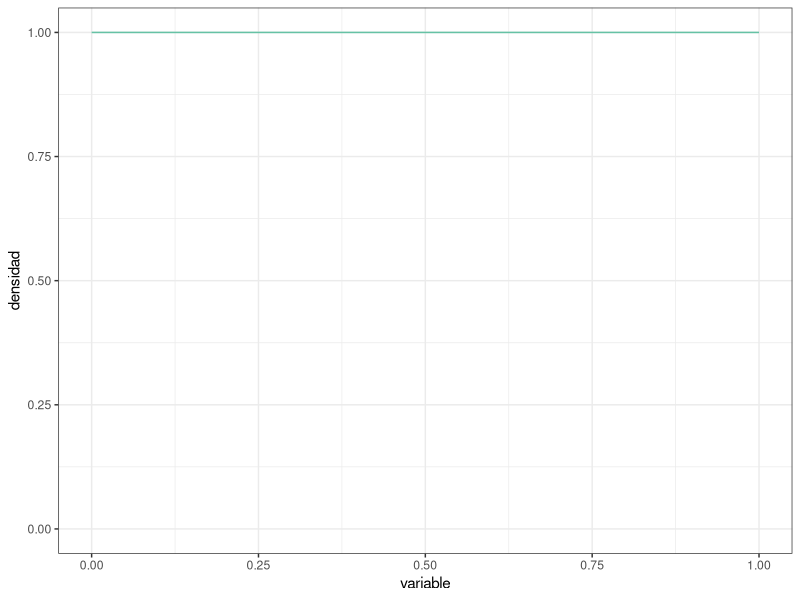
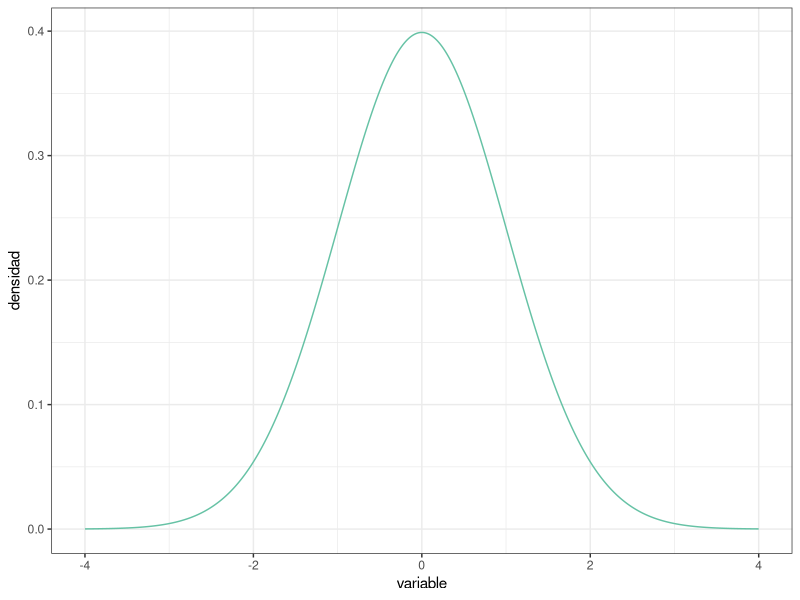
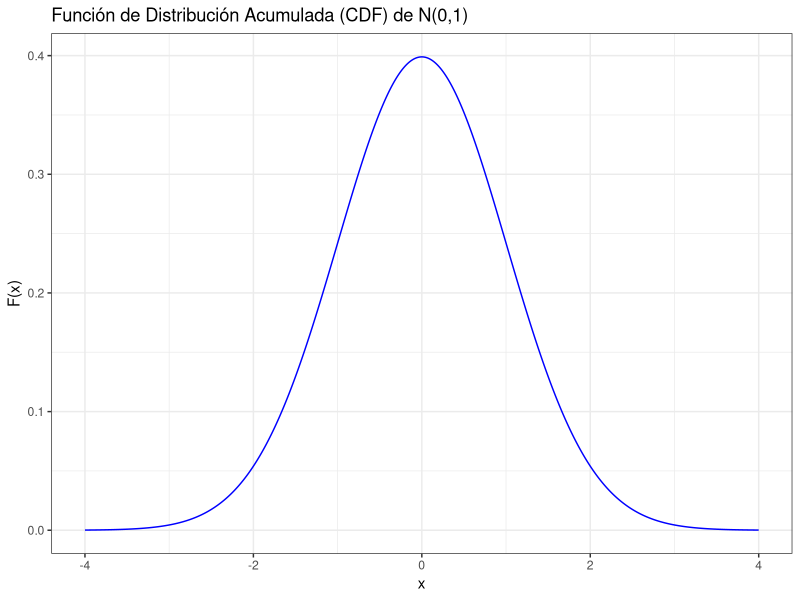
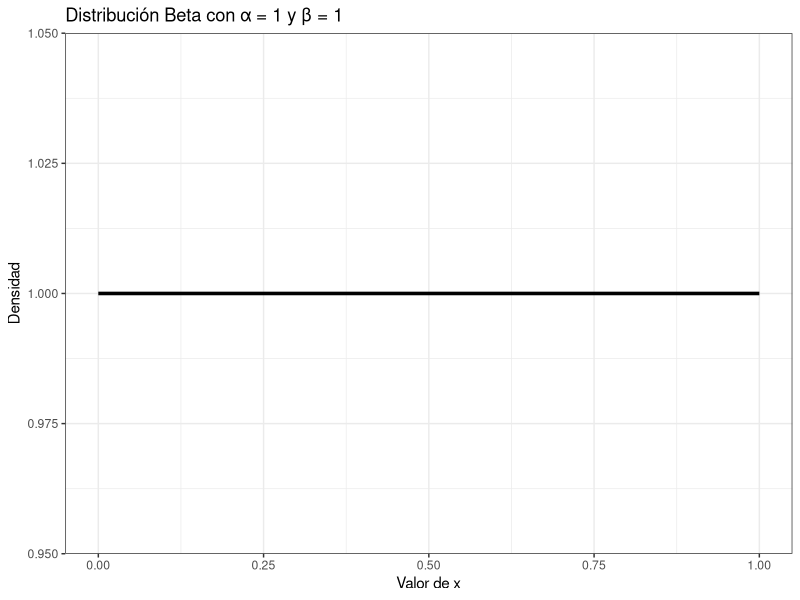
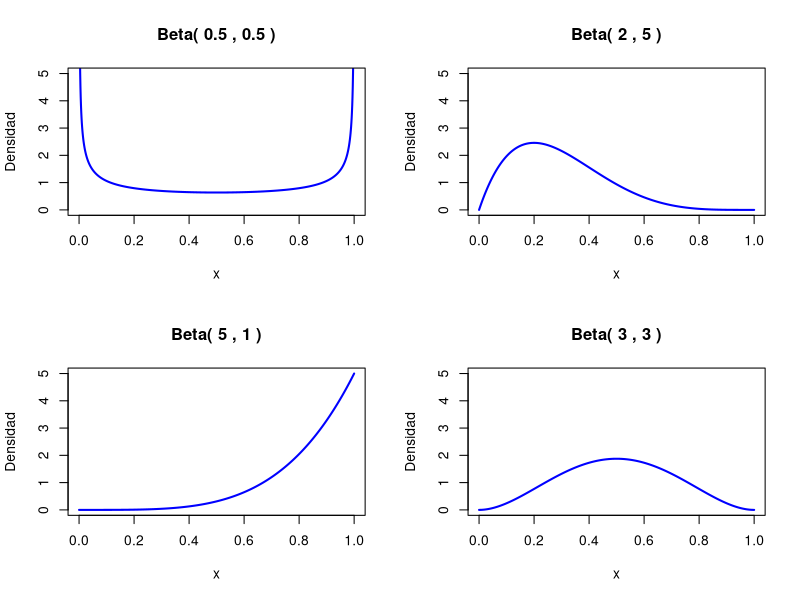
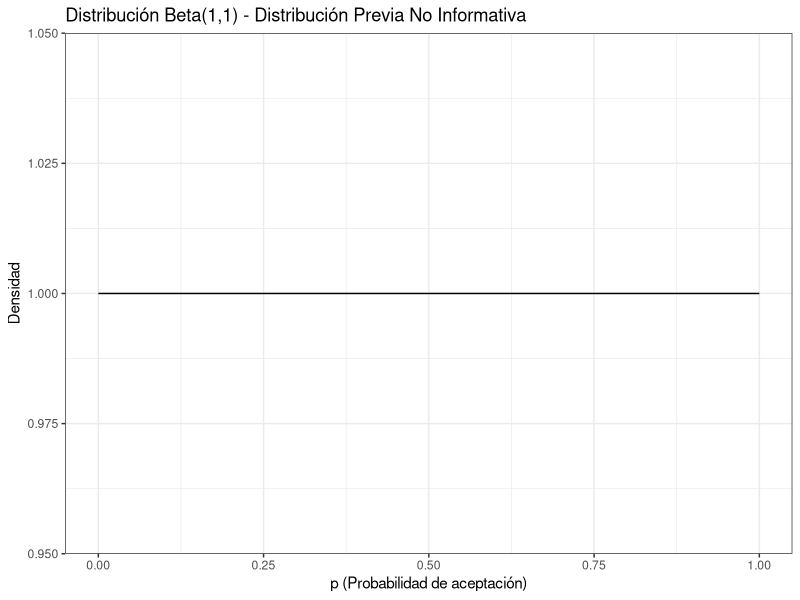
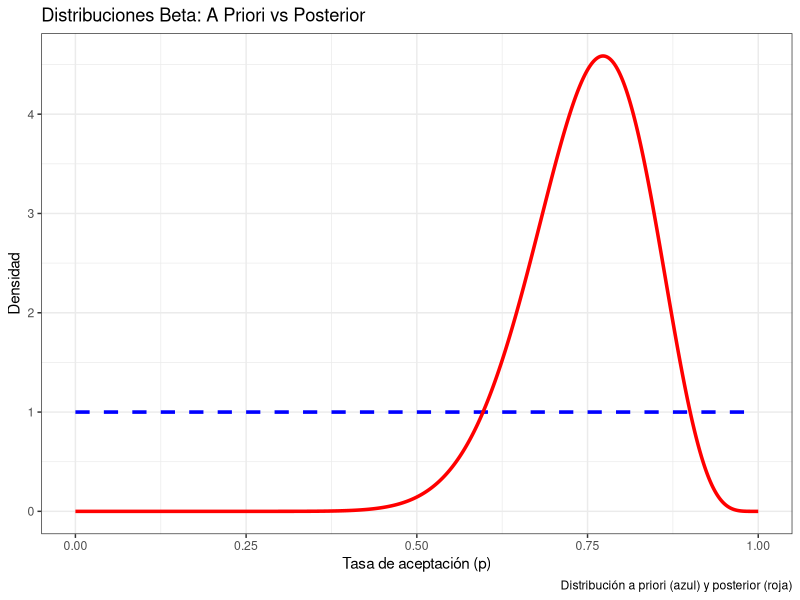
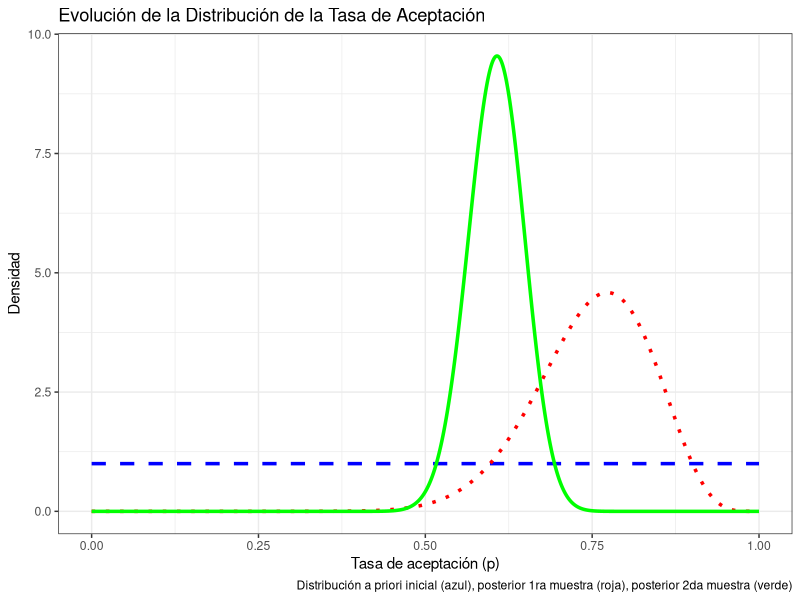

The R source for these figures, in order:
## ---- chunk 1
#| message: false

# Paquetes:
library(tidyverse)
library(RColorBrewer)

# Configuración de la salida gráfica:

PALETA <- brewer.pal(8, "Set2") # Colores por defecto
color_defecto  <- PALETA[1]
options(ggplot2.discrete.colour = PALETA)

theme_set(theme_bw()) # Tema "neutro" para la representación gráfica
## ---- chunk 2
PREC     <- 1e-3 # Precisión para representar la función de densidad (milésimas)
DENS_INF <- 0    # Rango inferior de la función de densidad
DENS_SUP <- 1    # Rango superior de la función de densidad

uniforme <- tibble( # Esta función crea un "data.frame" o tabla de datos
  variable = seq(from = DENS_INF, to = DENS_SUP, by = PREC),
  densidad = variable |> dunif(min = DENS_INF, max = DENS_SUP)
)

uniforme |> glimpse() # Muestra el objeto con los datos, contiene 2 columnas 

uniforme |> # Usando la tabla de datos antes creada, crea un objeto gráfico
  ggplot(mapping = aes(x = variable, y = densidad)) + # "Mapea" columnas a
                                                      #   coordenadas
  geom_line(color = color_defecto) + # Representa mediante una línea continua
  
  ylim( # Fija el límite inferior a 0 para mostrar el eje y completo:
    0,  # (Usa la propia distribución para establecer el límite superior)
    uniforme |> pull(densidad) |> max()
  )
## ---- chunk 3
DENS_INF <- -4 # Usamos un rango más adecuado para la normal estandarizada
DENS_SUP <-  4

normal <- tibble( # Reutilizamos `PREC` del "chunk" de código anterior
  variable = seq(from = DENS_INF, to = DENS_SUP, by = PREC),
  densidad = variable |> dnorm()
)

# Al cubrir la distribución el rango desde 0 hasta el máximo, en este caso no
#   es necesario establecer los límites manualmente
normal |>
  ggplot(mapping = aes(x = variable, y = densidad)) +
  geom_line(color = color_defecto)
## ---- chunk 4
uniforme |> summarize(integral = PREC * sum(densidad))
## ---- chunk 5
uniforme |> summarize(
  integral = PREC * (sum(densidad) - 0.5 * (first(densidad) + last(densidad)))
)
## ---- chunk 6
normal |> summarize(
  integral = sum(densidad) * PREC
)
## ---- chunk 7
tibble( # Ampliando el rango a [-10, 10]:
  variable = seq(from = -10, to = 10, by = PREC),
  densidad = variable |> dnorm()
) |>
  summarize(integral = sum(densidad) * PREC)

tibble( # Usando precisión de "millonésimas":
  variable = seq(from = DENS_INF, to = DENS_SUP, by = 1e-6),
  densidad = variable |> dnorm()
) |>
  summarize(integral = sum(densidad) * 1e-6) # Misma precisión en la integral
## ---- chunk 8
uniforme |> summarize(
  integral = PREC * sum(densidad),
  integral = integral / integral # Normalización
)

normal |> summarize(
  integral = PREC * sum(densidad),
  integral = integral / integral # Normalización
)
## ---- chunk 9
x_normal <- seq(from = DENS_INF, to = DENS_SUP, by = PREC) 
densidad_normal <- dnorm(x_normal, mean = 0, sd = 1)
max_norm <- max(densidad_normal)
max_norm
## ---- chunk 10
 # Creamos tabla de datos con valores equiespaciados
normal_cdf <- tibble(
  variable = seq(from = DENS_INF, to = DENS_SUP, by = PREC),
  distribucion = dnorm(variable) 
)

normal <- normal %>%
  mutate(cdf = cumsum(densidad) * PREC)

# Graficamos la CDF
ggplot(normal_cdf, aes(x = variable, y = distribucion)) +
  geom_line(color = "blue") +
  labs(title = "Función de Distribución Acumulada (CDF) de N(0,1)",
       x = "x", y = "F(x)")
## ---- chunk 11
valor_esperado <- sum(normal$variable * normal$densidad) * PREC
valor_esperado
## ---- chunk 12
x_beta <- seq(0, 1, by = 0.01)
densidad_beta <- dbeta(x_beta, shape1 = 1, shape2 = 1)

df_beta <- data.frame(x = x_beta, densidad = densidad_beta)
ggplot(df_beta, aes(x = x, y = densidad)) +
  geom_line(size = 1.2) +
  labs(
    title = "Distribución Beta con α = 1 y β = 1",
    x = "Valor de x",
    y = "Densidad"
  )
## ---- chunk 13
x <- seq(0, 1, length.out = 1000)
alpha_values <- c(0.5, 2, 5, 3)
beta_values <- c(0.5, 5, 1, 3)
par(mfrow=c(2,2))

x_lim <- c(0, 1)
y_lim <- c(0, 5)

for (i in 1:length(alpha_values)) {
  alpha <- alpha_values[i]
  beta <- beta_values[i]
  y <- dbeta(x, shape1 = alpha, shape2 = beta)
  plot(x, y, type = "l", col = "blue", lwd = 2, 
       main = paste("Beta(", alpha, ",", beta, ")"), 
       xlab = "x", ylab = "Densidad",
       xlim = x_lim,
       ylim = y_lim)  
}
## ---- chunk 14
#Definimos los parámetros de la distribución Beta
alpha_prior <- 1
beta_prior <- 1 

#Definimos la precisión de los valores de p
prec <- 1e-3  

# Generamos una secuencia de valores entre 0 y 1 con incrementos de 'prec'
probabilidades <- seq(0, 1, by = prec)

# Calculamos la densidad de la distribución Beta(1,1)
densidad <- dbeta(probabilidades, shape1 = alpha_prior, shape2 = beta_prior)

# Creamos el gráfico
ggplot(data.frame(p = probabilidades, density = densidad), aes(x = p, y = density)) +
  geom_line() +
  labs(title = "Distribución Beta(1,1) - Distribución Previa No Informativa",
       x = "p (Probabilidad de aceptación)",
       y = "Densidad")
## ---- chunk 15
aceptacion_muestra <- tibble(
  id_participante   = 1:22,
  resp_descarga_app = c(
    "Si", "Si", "No", "No", "Si", "Si", "Si", "Si", "No", "Si", "Si",
    "Si", "Si", "Si", "Si", "Si", "No", "Si", "No", "Si", "Si", "Si"
  )
)
## ---- chunk 16
# Contamos los "Sí"
y <- sum(aceptacion_muestra$resp_descarga_app == "Si")
n <- nrow(aceptacion_muestra)

# Parámetros de la distribución Beta posterior
alpha_post <- alpha_prior + y
beta_post <- beta_prior + (n - y)

# Calculamos las densidades de las distribuciones Beta a priori y a posteriori
densidad_prior <- dbeta(probabilidades, shape1 = alpha_prior, shape2 = beta_prior)
densidad_post <- dbeta(probabilidades, shape1 = alpha_post, shape2 = beta_post)

# Graficamos las distribuciones
ggplot() +
  geom_line(aes(x = probabilidades, y = densidad_prior), color = "blue", linewidth = 1.2, linetype = "dashed") +
  geom_line(aes(x = probabilidades, y = densidad_post), color = "red", linewidth = 1.2) +
  labs(
    title = "Distribuciones Beta: A Priori vs Posterior",
    x = "Tasa de aceptación (p)",
    y = "Densidad",
    caption = "Distribución a priori (azul) y posterior (roja)"
  )
## ---- chunk 17
# Calcular el valor esperado de la distribución posterior
valor_esperado <- alpha_post / (alpha_post + beta_post)

# Calcular la moda de la distribución posterior
moda <- (alpha_post - 1) / (alpha_post + beta_post - 2)

# Mostrar los resultados
valor_esperado
moda
## ---- chunk 18
aceptacion_muestra_2 <- tibble(
  id_participante   = 1:113,
  resp_descarga_app = c(
    "Si", "Si", "No", "No", "Si", "Si", "Si", "Si", "No", "Si", "Si",
    "Si", "Si", "Si", "Si", "Si", "No", "Si", "No", "Si", "Si", "Si", 
    "No", "Si", "Si", "Si", "Si", "No", "No", "Si", "No", "Si", "Si", 
    "Si", "Si", "Si", "No", "Si", "No", "No", "Si", "No", "Si", "Si", 
    "No", "No", "No", "Si", "No", "No", "Si", "Si", "No", "No", "Si", 
    "No", "Si", "No", "No", "No", "Si", "Si", "No", "Si", "Si", "No", 
    "Si", "Si", "No", "Si", "Si", "No", "Si", "No", "Si", "No", "Si", 
    "No", "No", "No", "Si", "Si", "No", "No", "Si", "Si", "No", "No", 
    "No", "Si", "Si", "No", "Si", "Si", "No", "Si", "Si", "Si", "Si", 
    "No", "Si", "No", "No", "No", "No", "No", "Si", "No", "No", "Si", 
    "Si", "Si", "Si"
  )
)
## ---- chunk 19
# Contamos los "Sí" en la nueva muestra
y_new <- sum(aceptacion_muestra_2$resp_descarga_app == "Si")
n_new <- nrow(aceptacion_muestra_2)

# Imprimimos para verificar los resultados
print(paste("Número de respuestas afirmativas:", y_new))
print(paste("Tamaño total de la muestra:", n_new))

# Parámetros de la distribución previa de la nueva muestra (posterior del ejercicio anterior)
alpha_prior_new <- 18
beta_prior_new <- 6

# Parámetros de la distribución Beta posterior para la nueva muestra
alpha_post_2 <- alpha_prior_new + y_new
beta_post_2 <- beta_prior_new + (n_new - y_new)

# Imprimir los resultados
print(paste("Alpha posterior 2:", alpha_post_2))
print(paste("Beta posterior 2:", beta_post_2))
## ---- chunk 20
# Calculamos las densidades de las distribuciones Beta:
# - A priori inicial (Beta(1,1))
# - Posterior después de la primera muestra (Beta(18,6))
# - Posterior después de la segunda muestra (Beta(alpha_post_2, beta_post_2))

# Definir un rango de probabilidades
probabilidades <- seq(0, 1, length.out = 1000)

# Densidades
densidad_prior_inicial <- dbeta(probabilidades, shape1 = 1, shape2 = 1)
densidad_post_1 <- dbeta(probabilidades, shape1 = alpha_prior_new, shape2 = beta_prior_new)
densidad_post_2 <- dbeta(probabilidades, shape1 = alpha_post_2, shape2 = beta_post_2)

# Graficamos las distribuciones
ggplot() +
  geom_line(aes(x = probabilidades, y = densidad_prior_inicial), color = "blue", linewidth = 1.2, linetype = "dashed") +
  geom_line(aes(x = probabilidades, y = densidad_post_1), color = "red", linewidth = 1.2, linetype = "dotted") +
  geom_line(aes(x = probabilidades, y = densidad_post_2), color = "green", linewidth = 1.2) +
  labs(
    title = "Evolución de la Distribución de la Tasa de Aceptación",
    x = "Tasa de aceptación (p)",
    y = "Densidad",
    caption = "Distribución a priori inicial (azul), posterior 1ra muestra (roja), posterior 2da muestra (verde)"
  )

# Calcular el valor esperado de la nueva distribución posterior
valor_esperado_post_2 <- alpha_post_2 / (alpha_post_2 + beta_post_2)

# Calcular la moda de la nueva distribución posterior
moda_post_2 <- (alpha_post_2 - 1) / (alpha_post_2 + beta_post_2 - 2)

# Mostrar los resultados
valor_esperado_post_2
moda_post_2
## ---- chunk 21
aceptacion_muestra_total <- bind_rows(
  aceptacion_muestra, aceptacion_muestra_2
) |>
  mutate(id_participante = row_number()) # Los ID están colapsados en una serie
## ---- chunk 22
# Contamos el número de respuestas afirmativas en la muestra total
y_total <- sum(aceptacion_muestra_total$resp_descarga_app == "Si")
n_total <- nrow(aceptacion_muestra_total)

# Parámetros de la distribución Beta a priori
alpha_prior <- 1
beta_prior <- 1

# Parámetros de la distribución Beta posterior para la muestra total
alpha_post_total <- alpha_prior + y_total
beta_post_total <- beta_prior + (n_total - y_total)

# Generar valores de p en el intervalo (0, 1)
probabilidades <- seq(0, 1, length.out = 1000)

# Calculamos las densidades de las distribuciones Beta a priori y posterior total
densidad_prior_inicial <- dbeta(probabilidades, shape1 = 1, shape2 = 1)
densidad_post_1 <- dbeta(probabilidades, shape1 = 18, shape2 = 6)
densidad_post_2 <- dbeta(probabilidades, shape1 = alpha_post_2, shape2 = beta_post_2)
densidad_post_total <- dbeta(probabilidades, shape1 = alpha_post_total, shape2 = beta_post_total)

# Graficamos las distribuciones
ggplot() +
  geom_line(aes(x = probabilidades, y = densidad_prior_inicial), linewidth = 1.2, linetype = "dashed") +
  geom_line(aes(x = probabilidades, y = densidad_post_1), linewidth = 1.2, linetype = "dotted") +
  geom_line(aes(x = probabilidades, y = densidad_post_2), linewidth = 1.2, linetype = "dotdash") +
  geom_line(aes(x = probabilidades, y = densidad_post_total), linewidth = 1.5) +
  labs(
    title = "Evolución de la Distribución de la Tasa de Aceptación",
    x = "Tasa de aceptación (p)",
    y = "Densidad"
  )

# Calculamos el valor esperado y la moda de la nueva distribución posterior colapsada
valor_esperado_post_total <- alpha_post_total / (alpha_post_total + beta_post_total)
moda_post_total <- (alpha_post_total - 1) / (alpha_post_total + beta_post_total - 2)

# Mostramos los resultados
valor_esperado_post_total
moda_post_total

## ---- chunk 23
clase_1 <- tibble(
  id     = 1:27,
  tiempo = c(
    242, 249, 278, 273, 227, 257, 276, 236, 214, 141, 200, 201, 
    228, 271, 160, 275, 156, 246, 293, 306, 263, 247, 224, 160, 277, 
    168, 250
  )
)

clase_2 <- tibble(
  id     = 1:24,
  tiempo = c(
    195, 176, 237, 258, 226, 254, 292, 212, 215, 298, 235, 244, 
    144, 227, 166, 194, 261, 187, 224, 233, 180, 167, 193, 282
  )
)
## ---- chunk 24
media_clase_1 <- mean(clase_1$tiempo)
varianza_clase_1 <- var(clase_1$tiempo)

media_clase_2 <- mean(clase_2$tiempo)
varianza_clase_2 <- var(clase_2$tiempo)

# Definir los parámetros previos
mu_0 <- 247  # Media de la distribución previa
sigma_0_sq <- 1156  # Varianza de la distribución previa

# Clase 1: Calcular distribución posterior
n_1 <- nrow(clase_1)  # Tamaño de la muestra clase 1
x_bar_1 <- media_clase_1  # Media muestral clase 1
sigma_sq_1 <- varianza_clase_1  # Varianza muestral clase 1

# Cálculo de los parámetros de la posterior para clase 1
var_posterior_1 <- 1 / (1/sigma_0_sq + n_1 / sigma_sq_1)  # Varianza posterior
mean_posterior_1 <- (mu_0 / sigma_0_sq + n_1 * x_bar_1 / sigma_sq_1) * var_posterior_1  # Media posterior

# Clase 2: Calcular distribución posterior
n_2 <- nrow(clase_2)  # Tamaño de la muestra clase 2
x_bar_2 <- media_clase_2  # Media muestral clase 2
sigma_sq_2 <- varianza_clase_2  # Varianza muestral clase 2

# Cálculo de los parámetros de la posterior para clase 2
var_posterior_2 <- 1 / (1/sigma_0_sq + n_2 / sigma_sq_2)  # Varianza posterior
mean_posterior_2 <- (mu_0 / sigma_0_sq + n_2 * x_bar_2 / sigma_sq_2) * var_posterior_2  # Media posterior

# Mostrar resultados
cat("Distribución posterior clase 1:\n")
cat("Media posterior: ", round(mean_posterior_1, 2), "\n")
cat("Varianza posterior: ", round(var_posterior_1, 2), "\n\n")

cat("Distribución posterior clase 2:\n")
cat("Media posterior: ", round(mean_posterior_2, 2), "\n")
cat("Varianza posterior: ", round(var_posterior_2, 2), "\n")
## ---- chunk 25
# Parámetros de la distribución previa
mu_0 <- 247  # Media de la distribución previa
sigma_0_sq <- 1156  # Varianza de la distribución previa
sigma_0 <- sqrt(sigma_0_sq)  # Desviación estándar de la distribución previa

# Definir un rango para el gráfico, cubriendo 4 desviaciones típicas a cada lado de la media de la distribución previa
rango <- seq(mu_0 - 4 * sigma_0, mu_0 + 4 * sigma_0, length.out = 500)

# Distribución previa: Normal(mu_0, sigma_0)
distribucion_previa <- dnorm(rango, mean = mu_0, sd = sigma_0)

# Distribución posterior para clase 1
var_posterior_1 <- 1 / (1/sigma_0_sq + n_1 / sigma_sq_1)  # Varianza posterior
mean_posterior_1 <- (mu_0 / sigma_0_sq + n_1 * x_bar_1 / sigma_sq_1) * var_posterior_1  # Media posterior
sigma_posterior_1 <- sqrt(var_posterior_1)

# Distribución posterior para clase 1: Normal(mean_posterior_1, sigma_posterior_1)
distribucion_posterior_1 <- dnorm(rango, mean = mean_posterior_1, sd = sigma_posterior_1)

# Estimador esperado y modal para la distribución previa (como es normal, ambos son la media)
estimador_esperado_previa <- mu_0
estimador_modal_previa <- mu_0

# Estimador esperado y modal para la distribución posterior
estimador_esperado_posterior <- mean_posterior_1
estimador_modal_posterior <- mean_posterior_1

# Graficar las distribuciones previa y posterior
library(ggplot2)

ggplot() +
  # Gráfico de la distribución previa
  geom_line(aes(x = rango, y = distribucion_previa), linewidth = 1.2, alpha = 0.7) +
  # Gráfico de la distribución posterior
  geom_line(aes(x = rango, y = distribucion_posterior_1), linewidth = 1.2, alpha = 0.7) +
  # Agregar líneas verticales para los estimadores
  geom_vline(xintercept = estimador_esperado_previa, linetype = "dashed", color = "blue") +  # Estimador esperado previa
  geom_vline(xintercept = estimador_modal_previa, linetype = "dashed", color = "green") +    # Estimador modal previa
  geom_vline(xintercept = estimador_esperado_posterior, linetype = "dashed", color = "red") +  # Estimador esperado posterior
  geom_vline(xintercept = estimador_modal_posterior, linetype = "dashed", color = "purple") +  # Estimador modal posterior
  labs(
    caption = paste("Estimadores: Esperado y Modal para la previa y posterior")
  )

# Mostrar los estimadores calculados
cat("Estimador esperado y modal de la distribución previa (como es normal, ambos son la media):\n")
cat("Esperado (previa): ", round(estimador_esperado_previa, 2), "\n")
cat("Modal (previa): ", round(estimador_modal_previa, 2), "\n\n")

cat("Estimador esperado y modal de la distribución posterior:\n")
cat("Esperado (posterior): ", round(estimador_esperado_posterior, 2), "\n")
cat("Modal (posterior): ", round(estimador_modal_posterior, 2), "\n")
